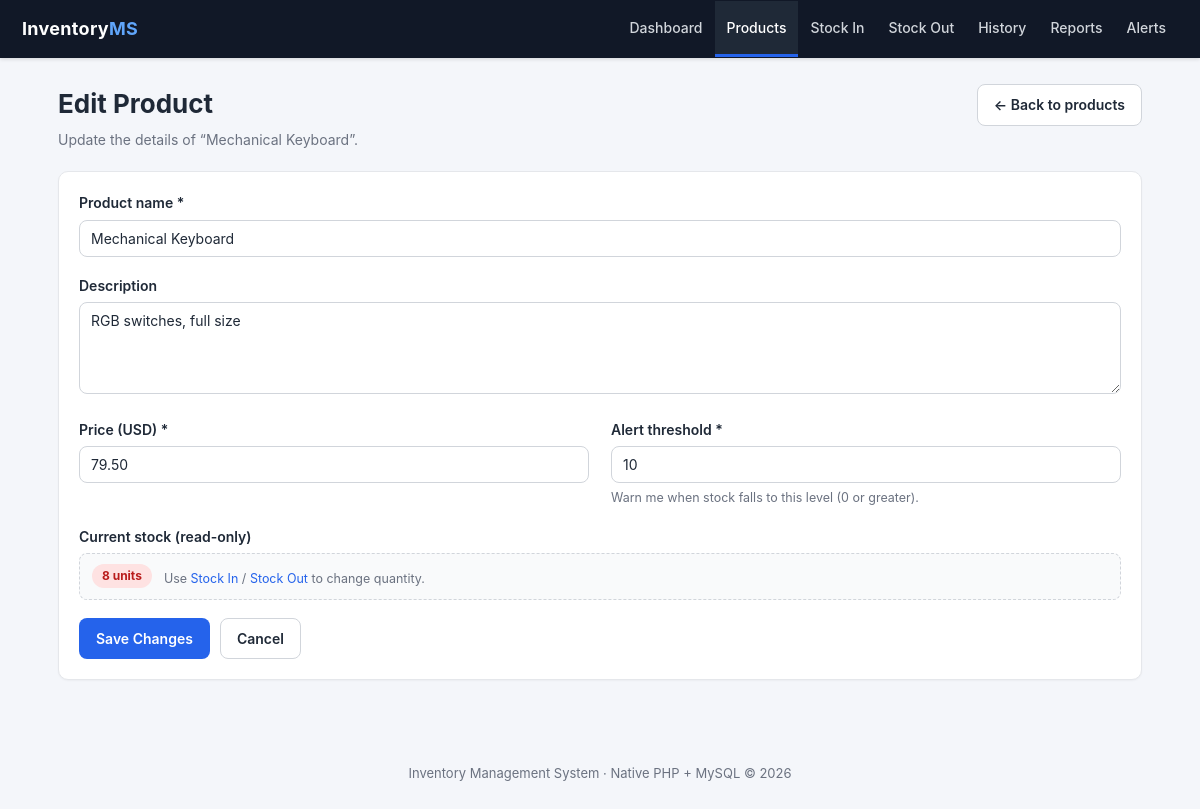
The app's page /products/edit.php?id=2 with its own data.
### tables this page shows
CREATE TABLE products (
    id              INT AUTO_INCREMENT PRIMARY KEY,
    name            VARCHAR(100) NOT NULL,
    description     TEXT NULL,
    price           DECIMAL(10,2) NOT NULL CHECK (price > 0),
    stock_quantity  INT NOT NULL DEFAULT 0,
    alert_threshold INT NOT NULL DEFAULT 5,
    created_at      TIMESTAMP DEFAULT CURRENT_TIMESTAMP
);

### includes/functions.php (called while the page is built, shortened)
<?php
function e($value): string
{
    return htmlspecialchars((string) $value, ENT_QUOTES, 'UTF-8');
}
function stock_status(array $product): string
{
    $stock     = (int) $product['stock_quantity'];
    $threshold = (int) $product['alert_threshold'];
    if ($stock <= $threshold) {
        return 'low';
    }
    return 'ok';
}

### products/edit.php (the view, shortened to what this page needs)
<?php
require_once __DIR__ . '/../config/db.php';
require_once __DIR__ . '/../includes/functions.php';
$id     = filter_input(INPUT_GET, 'id', FILTER_VALIDATE_INT);
$product = null;
try {
    $stmt = $pdo->prepare('SELECT * FROM products WHERE id = ?');
    $stmt->execute([$id]);
    $product = $stmt->fetch();
} catch (Throwable $e) {
    error_log('Load product failed: ' . $e->getMessage());
    flash('error', 'Could not load the product. Please try again later.');
    redirect('index.php');
}
$errors = [];
$values = [
    'name'            => $product['name'],
    'description'     => (string) ($product['description'] ?? ''),
    'price'           => number_format((float) $product['price'], 2, '.', ''),
    'alert_threshold' => (string) $product['alert_threshold'],
];
require __DIR__ . '/../includes/header.php';
?>
<div class="page-head">
    <div>
        <h1>Edit Product</h1>
        <p class="subtitle">Update the details of “<?= e($product['name']) ?>”.</p>
    </div>
    <a class="btn btn-secondary" href="index.php">&larr; Back to products</a>
</div>
<section class="card">
    <form action="edit.php?id=<?= (int) $id ?>" method="post" novalidate>
        <div class="field">
            <label for="name">Product name *</label>
            <input type="text" id="name" name="name" maxlength="100"
                   class="<?= isset($errors['name']) ? 'invalid' : '' ?>"
                   value="<?= e($values['name']) ?>" required>
        </div>
        <div class="field">
            <label for="description">Description</label>
            <textarea id="description" name="description" maxlength="2000"
                      class="<?= isset($errors['description']) ? 'invalid' : '' ?>"><?= e($values['description']) ?></textarea>
        </div>
        <div class="form-grid">
            <div class="field">
                <label for="price">Price (USD) *</label>
                <input type="text" inputmode="decimal" id="price" name="price"
                       class="<?= isset($errors['price']) ? 'invalid' : '' ?>"
                       value="<?= e($values['price']) ?>" required>
            </div>
            <div class="field">
                <label for="alert_threshold">Alert threshold *</label>
                <input type="text" inputmode="numeric" id="alert_threshold" name="alert_threshold"
                       class="<?= isset($errors['alert_threshold']) ? 'invalid' : '' ?>"
                       value="<?= e($values['alert_threshold']) ?>" required>
                <p class="hint">Warn me when stock falls to this level (0 or greater).</p>
            </div>
        </div>
        <div class="field readonly-stock">
            <label>Current stock (read-only)</label>
            <div class="stock-display">
                <span class="badge badge-<?= stock_status($product) === 'low' ? 'low' : (stock_status($product) === 'warn' ? 'warn' : 'ok') ?>">
                    <?= (int) $product['stock_quantity'] ?> units
                </span>
                <span class="hint">Use <a href="../movements/stock_in.php">Stock In</a> / <a href="../movements/stock_out.php">Stock Out</a> to change quantity.</span>
            </div>
        </div>
        <div class="form-actions">
            <button type="submit" class="btn">Save Changes</button>
            <a class="btn btn-secondary" href="index.php">Cancel</a>
        </div>
    </form>
</section>
<?php require __DIR__ . '/../includes/footer.php'; ?>

### assets/css/style.css (style rules this page uses)
:root { --bg: #f4f6fa; --card: #ffffff; --text: #1f2937; --muted: #6b7280; --border: #e5e7eb; --primary: #2563eb; --primary-dark: #1d4ed8; --green: #16a34a; --green-dark: #15803d; --green-bg: #dcfce7; --red: #dc2626; --red-dark: #b91c1c; --red-bg: #fee2e2; --orange: #d97706; --orange-bg: #fef3c7; --nav: #111827; }
* { box-sizing: border-box; }
body { margin: 0; background: var(--bg); color: var(--text); font-family: -apple-system, BlinkMacSystemFont, "Segoe UI", Roboto, Helvetica, Arial, sans-serif; font-size: 15px; line-height: 1.55; }
a { color: var(--primary); text-decoration: none; }
h1 { font-size: 26px; margin: 0; }
.page-head { display: flex; justify-content: space-between; align-items: flex-start; gap: 16px; flex-wrap: wrap; margin-bottom: 20px; }
.page-head .subtitle { color: var(--muted); margin: 5px 0 0; font-size: 14px; }
.card { background: var(--card); border: 1px solid var(--border); border-radius: 10px; padding: 20px; margin-bottom: 20px; box-shadow: 0 1px 2px rgba(0, 0, 0, .04); }
.badge { display: inline-block; padding: 3px 10px; border-radius: 999px; font-size: 12px; font-weight: 700; line-height: 1.5; white-space: nowrap; }
.badge-out, .badge-low { background: var(--red-bg); color: var(--red-dark); }
.btn { display: inline-block; padding: 9px 16px; border-radius: 8px; border: 1px solid transparent; background: var(--primary); color: #fff; font-size: 14px; font-weight: 600; font-family: inherit; cursor: pointer; text-align: center; }
.btn-secondary { background: #fff; color: var(--text); border-color: #d1d5db; }
.field { margin-bottom: 18px; }
label { display: block; font-weight: 600; font-size: 14px; margin-bottom: 6px; }
input[type="text"], input[type="search"], input[type="number"], textarea, select { width: 100%; padding: 9px 11px; border: 1px solid #d1d5db; border-radius: 8px; background: #fff; color: var(--text); font-size: 14px; font-family: inherit; }
textarea { min-height: 92px; resize: vertical; }
.hint { color: var(--muted); font-size: 12.5px; margin: 5px 0 0; }
.form-grid { display: grid; grid-template-columns: repeat(auto-fit, minmax(240px, 1fr)); gap: 0 22px; }
.form-actions { display: flex; gap: 10px; margin-top: 6px; flex-wrap: wrap; }
.readonly-stock .stock-display { display: flex; align-items: center; gap: 12px; flex-wrap: wrap; padding: 10px 12px; background: #f9fafb; border: 1px dashed #d1d5db; border-radius: 8px; }

### records on screen
products: name "Mechanical Keyboard", description "RGB switches, full size", price "79.50", alert_threshold "10", stock_quantity "8"
